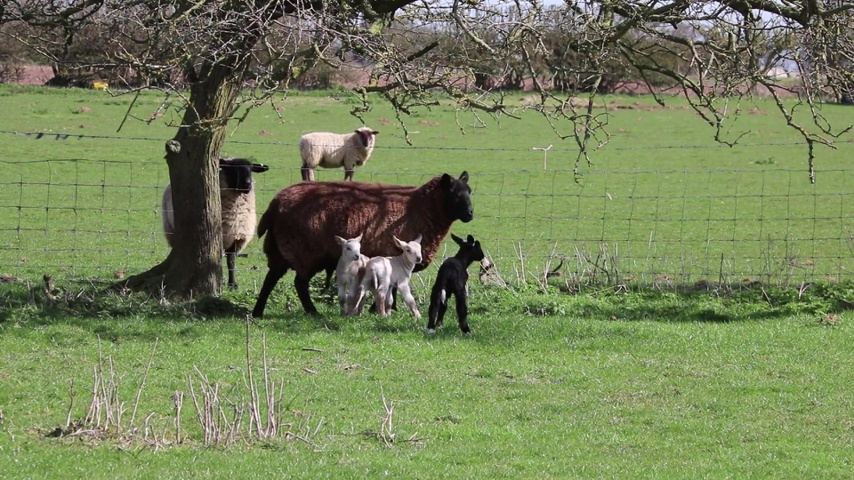
#> input picture sheep.jpg, 854 x 480 px
$ python grandent.py   (older library calls are emulated)
#> lines starting #> are read from the running program, lines starting #| are printed output that depends on the picture
import cv2
import numpy
from matplotlib import pyplot as plt

img = cv2.imread('./../sheep.jpg',0)
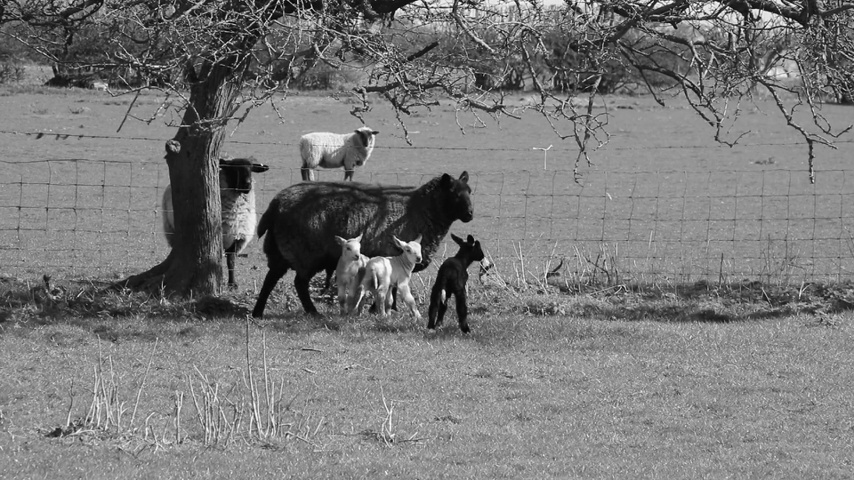
#> img: shape (480, 854); min 0, max 255, mean 121.6
# laplacian = cv2.Laplacian(img,cv2.CV_64F)

sobelx = cv2.Sobel(img,cv2.CV_64F,1,0,ksize=5)
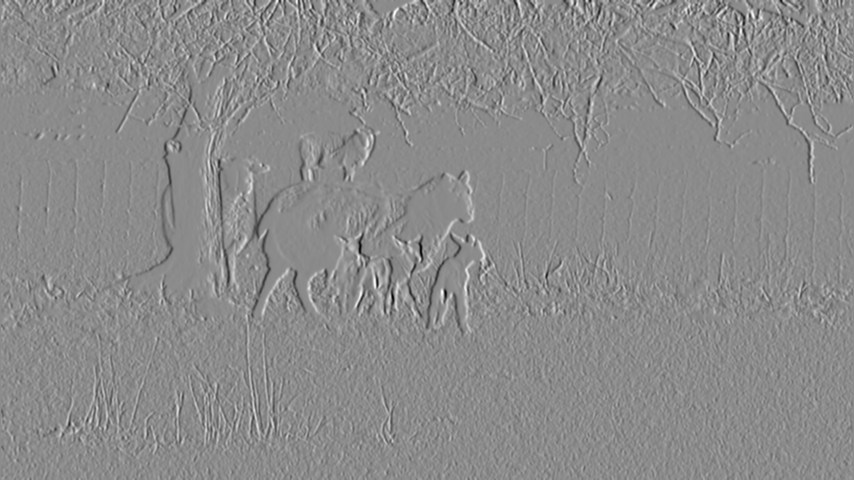
#> sobelx: shape (480, 854) float64; min -10320, max 8555, mean 1.2; drawn with min black and max white
sobely = cv2.Sobel(img,cv2.CV_64F,0,1,ksize=5)
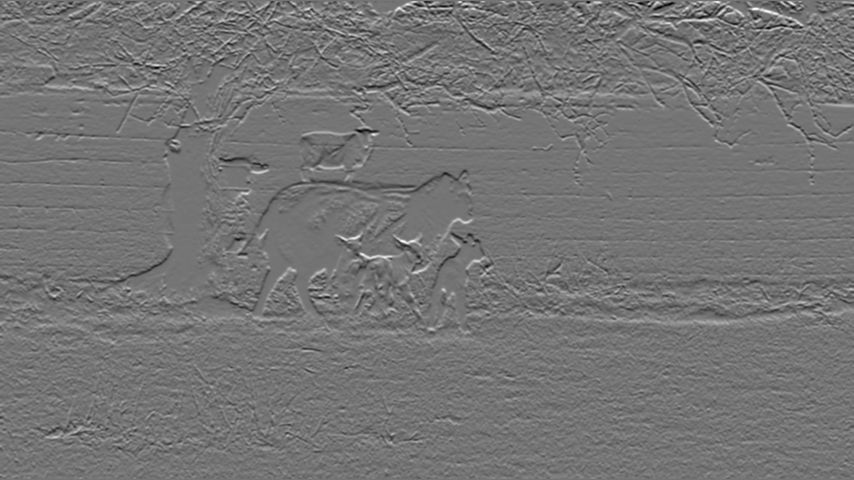
#> sobely: shape (480, 854) float64; min -8281, max 9791, mean 12.1; drawn with min black and max white
laplacian = cv2.Sobel(sobelx,cv2.CV_64F,0,1,ksize=5)
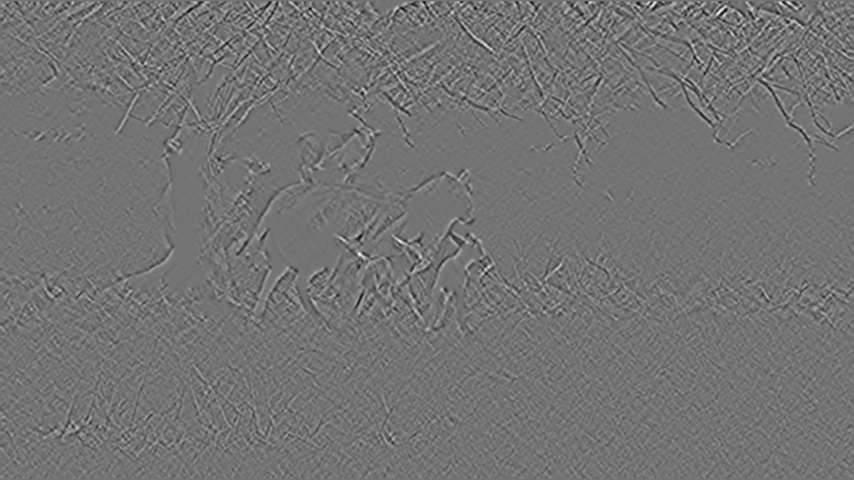
#> laplacian: shape (480, 854) float64; min -287384, max 345033, mean 1.2; drawn with min black and max white

plt.subplot(2,2,1),plt.imshow(img,cmap='gray')
plt.title('original'),plt.xticks([]),plt.yticks([])
plt.subplot(2,2,2),plt.imshow(laplacian,cmap='gray')
plt.title('laplacian'),plt.xticks([]),plt.yticks([])
plt.subplot(2,2,3),plt.imshow(sobelx,cmap='gray')
plt.title('Sobel X'),plt.xticks([]),plt.yticks([])
plt.subplot(2,2,4),plt.imshow(sobely,cmap='gray')
plt.title('Sobel Y'),plt.xticks([]),plt.yticks([])
plt.show()
